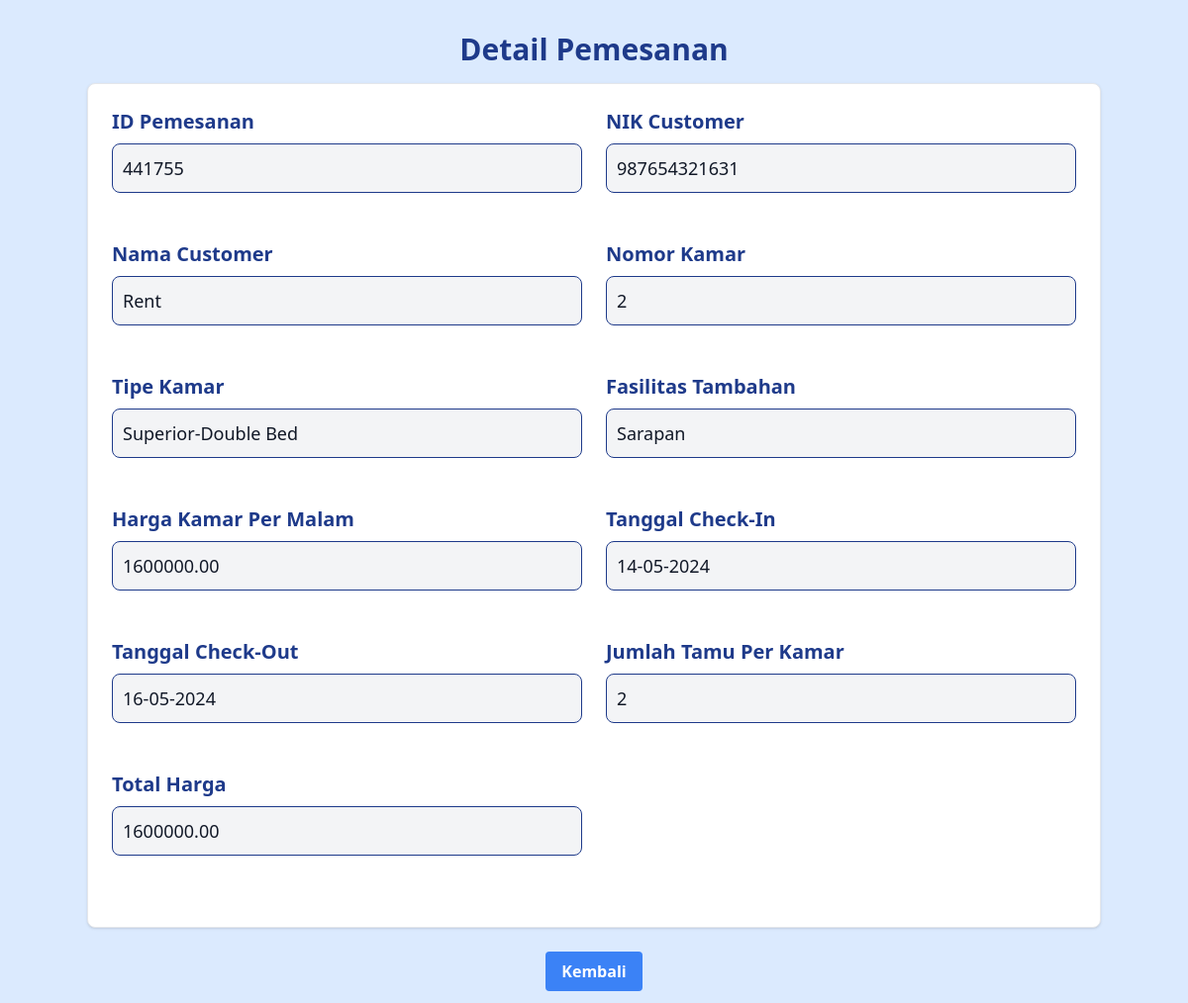
/admin/build/pages/function/detailpemesanan.php?id=441755, run on the app's committed database.
### tables this page shows
CREATE TABLE IF NOT EXISTS `detailpemesanan` (
  `detail_pemesanan_id` int NOT NULL AUTO_INCREMENT,
  `pemesanan_id` int DEFAULT NULL,
  `kamar_id` varchar(50) DEFAULT NULL,
  `tipe_kamar` int NOT NULL,
  `harga_kamar_per_malam` decimal(10,2) NOT NULL,
  `fasilitas_plus` enum('Sarapan','Tanpa Sarapan') DEFAULT NULL,
  PRIMARY KEY (`detail_pemesanan_id`),
  KEY `FK_detailpemesanan_tipekamar` (`tipe_kamar`),
  KEY `FK_detailpemesanan_kamar` (`kamar_id`),
  KEY `FK_detailpemesanan_pemesanan` (`pemesanan_id`),
  CONSTRAINT `FK_detailpemesanan_kamar` FOREIGN KEY (`kamar_id`) REFERENCES `kamar` (`kamar_id`),
  CONSTRAINT `FK_detailpemesanan_pemesanan` FOREIGN KEY (`pemesanan_id`) REFERENCES `pemesanan` (`pemesanan_id`),
  CONSTRAINT `FK_detailpemesanan_tipekamar` FOREIGN KEY (`tipe_kamar`) REFERENCES `tipekamar` (`tipe_kamar_id`)
);

CREATE TABLE IF NOT EXISTS `pemesanan` (
  `pemesanan_id` int NOT NULL,
  `user_id` int DEFAULT NULL,
  `tanggal_pesan` date NOT NULL,
  `tanggal_checkin` date NOT NULL,
  `tanggal_checkout` date NOT NULL,
  `jumlah_tamu` int NOT NULL,
  `total_harga` decimal(10,2) NOT NULL,
  `status_pemesanan` enum('proses','dikonfirmasi','batal','selesai') DEFAULT NULL,
  PRIMARY KEY (`pemesanan_id`),
  KEY `FK_pemesanan_user` (`user_id`),
  CONSTRAINT `FK_pemesanan_user` FOREIGN KEY (`user_id`) REFERENCES `user` (`user_id`)
);

CREATE TABLE IF NOT EXISTS `user` (
  `user_id` int NOT NULL DEFAULT '0',
  `nik` varchar(20) DEFAULT NULL,
  `email` varchar(100) NOT NULL,
  `nama` varchar(100) NOT NULL,
  `alamat` varchar(255) NOT NULL,
  `no_telepon` varchar(20) NOT NULL,
  PRIMARY KEY (`user_id`)
);

CREATE TABLE IF NOT EXISTS `kamar` (
  `kamar_id` varchar(50) NOT NULL,
  `nomor_kamar` int NOT NULL,
  `tipe_kamar_id` int DEFAULT NULL,
  `booking_date` varchar(500) DEFAULT '[]',
  PRIMARY KEY (`kamar_id`),
  KEY `tipe_kamar_id` (`tipe_kamar_id`),
  CONSTRAINT `kamar_ibfk_1` FOREIGN KEY (`tipe_kamar_id`) REFERENCES `tipekamar` (`tipe_kamar_id`)
);

CREATE TABLE IF NOT EXISTS `tipekamar` (
  `tipe_kamar_id` int NOT NULL AUTO_INCREMENT,
  `slug` varchar(50) DEFAULT NULL,
  `nama_tipe` varchar(100) NOT NULL,
  `jmlh_tamu` int DEFAULT NULL,
  `deskripsi` text,
  `ukuran` int DEFAULT NULL,
  `harga` int DEFAULT NULL,
  `image` varchar(50) DEFAULT NULL,
  PRIMARY KEY (`tipe_kamar_id`)
);

### admin/build/pages/function/detailpemesanan.php (the view, shortened to what this page needs)
<?php
require "koneksi.php";
$detail_pemesanan_id = $_GET["id"];
$sql = "SELECT
pemesanan.pemesanan_id,
kamar.nomor_kamar,
tipekamar.nama_tipe,
detailpemesanan.harga_kamar_per_malam,
detailpemesanan.fasilitas_plus,
user.nama AS nama_user,
user.nik,  -- Mengambil nama dari tabel user
pemesanan.tanggal_checkin,  -- Mengambil tanggal check-in dari tabel pemesanan
pemesanan.tanggal_checkout,  -- Mengambil tanggal check-out dari tabel pemesanan
pemesanan.jumlah_tamu,  -- Mengambil jumlah tamu dari tabel pemesanan
pemesanan.total_harga  -- Mengambil total harga dari tabel pemesanan
FROM
detailpemesanan
JOIN
pemesanan ON detailpemesanan.pemesanan_id = pemesanan.pemesanan_id
JOIN
kamar ON detailpemesanan.kamar_id = kamar.kamar_id
JOIN
tipekamar ON detailpemesanan.tipe_kamar = tipekamar.tipe_kamar_id
JOIN
user ON pemesanan.user_id = user.user_id  -- Join dengan tabel user
WHERE
pemesanan.pemesanan_id = '$detail_pemesanan_id'";
$hasil = $conn->query($sql);
?>
<!DOCTYPE html>
<html lang="en" class="scroll-smooth">
<head>
  <link href="./src/output.css" rel="stylesheet" />
  <script src="https://cdn.tailwindcss.com"></script>
  <link href="https://cdnjs.cloudflare.com/ajax/libs/flowbite/2.3.0/flowbite.min.css" rel="stylesheet" />
  <link rel="stylesheet" href="src/style.css" />
</head>
<body class="overflow-x-hidden bg-blue-100">
  <div class="flex justify-center">
    <h2 class="text-3xl font-semibold mb-4 mt-8 text-blue-900">Detail Pemesanan</h2>
  </div>
<?php
      while ($detail = $hasil->fetch_assoc()) {
      ?>
 <center>
<a href="#" class="block max-w-5xl p-6 bg-white border border-gray-200 rounded-lg shadow hover:bg-gray-100 mb-6 ">
<div class="grid gap-6 mb-6 md:grid-cols-2">
<div class="mb-6">
    <label for="default-input" class="block mb-2 text-xl  font-semibold text-blue-900 text-left ">ID Pemesanan</label>
    <input type="text" id="default-input" class="bg-gray-100 border border-blue-900 text-gray-900 text-lg rounded-lg focus:ring-blue-500 focus:border-blue-500 block w-full p-2.5 " readonly value="<?= $detail['pemesanan_id'] ?>">
</div>
<div class="mb-6">
    <label for="default-input" class="block mb-2 text-xl  font-semibold text-blue-900 text-left ">NIK Customer</label>
    <input type="text" id="default-input" class="bg-gray-100 border border-blue-900 text-gray-900 text-lg rounded-lg focus:ring-blue-500 focus:border-blue-500 block w-full p-2.5 " readonly value="<?= $detail['nik'] ?>">
</div>
<div class="mb-6">
    <label for="default-input" class="block mb-2 text-xl  font-semibold text-blue-900 text-left ">Nama Customer</label>
    <input type="text" id="default-input" class="bg-gray-100 border border-blue-900 text-gray-900 text-lg rounded-lg focus:ring-blue-500 focus:border-blue-500 block w-full p-2.5 " readonly value="<?= $detail['nama_user'] ?>">
</div>
<div class="mb-6">
    <label for="default-input" class="block mb-2 text-xl  font-semibold text-blue-900 text-left ">Nomor Kamar</label>
    <input type="text" id="default-input" class="bg-gray-100 border border-blue-900 text-gray-900 text-lg rounded-lg focus:ring-blue-500 focus:border-blue-500 block w-full p-2.5 " readonly value="<?= $detail['nomor_kamar'] ?>">
</div>
<div class="mb-6">
    <label for="default-input" class="block mb-2 text-xl  font-semibold text-blue-900 text-left ">Tipe Kamar</label>
    <input type="text" id="default-input" class="bg-gray-100 border border-blue-900 text-gray-900 text-lg rounded-lg focus:ring-blue-500 focus:border-blue-500 block w-full p-2.5 " readonly value="<?= $detail['nama_tipe'] ?>">
</div>
<div class="mb-6">
    <label for="default-input" class="block mb-2 text-xl  font-semibold text-blue-900 text-left ">Fasilitas Tambahan</label>
    <input type="text" id="default-input" class="bg-gray-100 border border-blue-900 text-gray-900 text-lg rounded-lg focus:ring-blue-500 focus:border-blue-500 block w-full p-2.5 " readonly value="<?= $detail['fasilitas_plus'] ?>">
</div>
<div class="mb-6">
    <label for="default-input" class="block mb-2 text-xl  font-semibold text-blue-900 text-left ">Harga Kamar Per Malam</label>
    <input type="text" id="default-input" class="bg-gray-100 border border-blue-900 text-gray-900 text-lg rounded-lg focus:ring-blue-500 focus:border-blue-500 block w-full p-2.5 " readonly value="<?= $detail['harga_kamar_per_malam'] ?>">
</div>
<div class="mb-6">
    <label for="default-input" class="block mb-2 text-xl  font-semibold text-blue-900 text-left ">Tanggal Check-In</label>
    <input type="text" id="default-input" class="bg-gray-100 border border-blue-900 text-gray-900 text-lg rounded-lg focus:ring-blue-500 focus:border-blue-500 block w-full p-2.5 " readonly value="<?= date('d-m-Y', strtotime($detail['tanggal_checkin'])) ?>">
</div>
<div class="mb-6">
    <label for="default-input" class="block mb-2 text-xl  font-semibold text-blue-900 text-left ">Tanggal Check-Out</label>
    <input type="text" id="default-input" class="bg-gray-100 border border-blue-900 text-gray-900 text-lg rounded-lg focus:ring-blue-500 focus:border-blue-500 block w-full p-2.5 " readonly value="<?= date('d-m-Y', strtotime($detail['tanggal_checkout'])) ?>">
</div>
<div class="mb-6">
    <label for="default-input" class="block mb-2 text-xl  font-semibold text-blue-900 text-left ">Jumlah Tamu Per Kamar</label>
    <input type="text" id="default-input" class="bg-gray-100 border border-blue-900 text-gray-900 text-lg rounded-lg focus:ring-blue-500 focus:border-blue-500 block w-full p-2.5 " readonly value="<?= $detail['jumlah_tamu'] ?>">
</div>
<div class="mb-6">
    <label for="default-input" class="block mb-2 text-xl  font-semibold text-blue-900 text-left ">Total Harga</label>
    <input type="text" id="default-input" class="bg-gray-100 border border-blue-900 text-gray-900 text-lg rounded-lg focus:ring-blue-500 focus:border-blue-500 block w-full p-2.5 " readonly value="<?= $detail['total_harga'] ?>">
</div>
</div>
</a>
</center>
<?php
      }
      ?>
<div class="flex justify-center mt-5 mb-3">
    <a href="../datapemesanan.php" class="bg-blue-500 hover:bg-blue-700 text-white font-bold py-2 px-4 rounded">Kembali</a>
  </div>
</body>
</html>

### data on the page
detailpemesanan: pemesanan.pemesanan_id "441755", nik "987654321631", nama "Rent", kamar.nomor_kamar "2", tipe_kamar.nama_tipe "Superior-Double Bed", fasilitas_plus "Sarapan", harga_kamar_per_malam "1600000.00", pemesanan.tanggal_checkin "14-05-2024", pemesanan.tanggal_checkout "16-05-2024", pemesanan.jumlah_tamu "2", pemesanan.total_harga "1600000.00"
